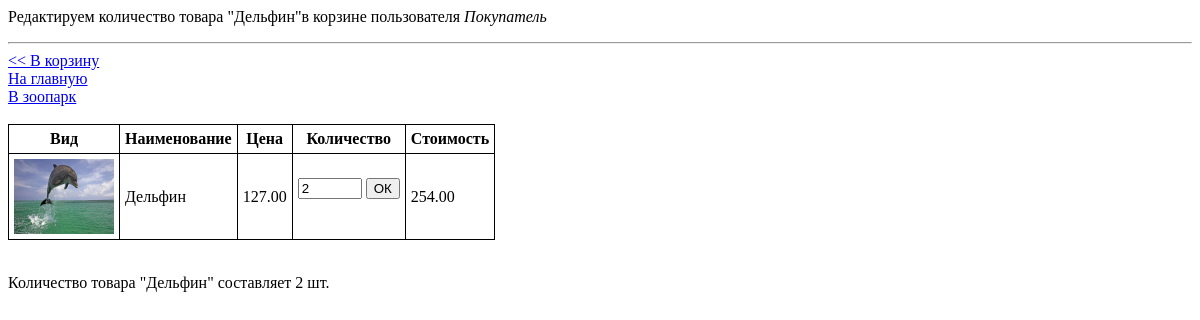
Page /editBasketItem.php?id=14 (signed in) on the earlier database version.
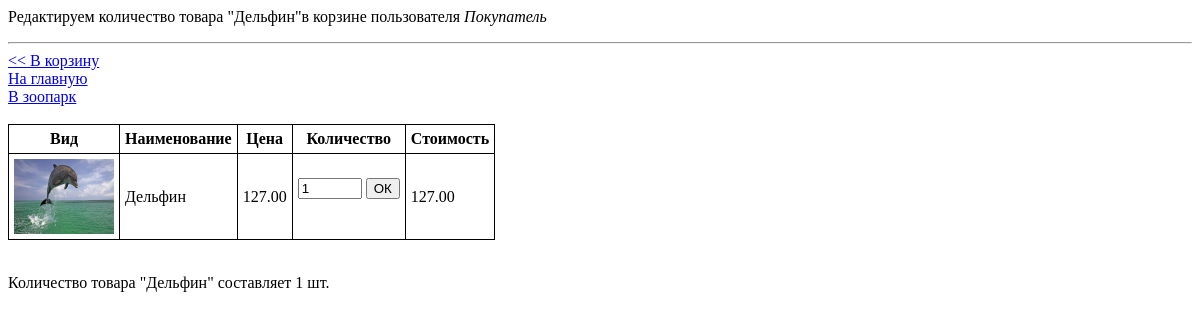
Same page on the later database version.
### tables this page shows
CREATE TABLE `baskets` (
  `id` smallint(5) NOT NULL COMMENT 'id записи корзины',
  `userid` smallint(5) NOT NULL COMMENT 'id пользователя',
  `productid` smallint(5) NOT NULL COMMENT 'id продукта',
  `amount` smallint(5) NOT NULL COMMENT 'количество продукта',
  `last_action` timestamp NOT NULL DEFAULT current_timestamp() ON UPDATE current_timestamp()
);

CREATE TABLE `gallery` (
  `id` smallint(5) UNSIGNED NOT NULL COMMENT 'id товара',
  `id_category` smallint(5) NOT NULL COMMENT 'id категории товара',
  `url` varchar(255) NOT NULL COMMENT 'Расположение фотографии животного',
  `size` int(10) UNSIGNED NOT NULL COMMENT 'Размер в байтах демонстрационной картинки',
  `name` varchar(255) NOT NULL COMMENT 'Наименование товара',
  `description` varchar(1024) DEFAULT NULL COMMENT 'Описание товара',
  `views` smallint(5) DEFAULT NULL COMMENT 'Количество просмотров',
  `price` decimal(5,2) UNSIGNED NOT NULL COMMENT 'Цена товара'
);

CREATE TABLE `users` (
  `id` smallint(5) NOT NULL COMMENT 'id пользователя',
  `login` varchar(50) NOT NULL COMMENT 'имя пользователя в системе',
  `password` varchar(255) NOT NULL COMMENT 'пароль',
  `description` varchar(255) NOT NULL COMMENT 'описание (полное имя)',
  `address` varchar(255) NOT NULL,
  `email` varchar(60) NOT NULL COMMENT 'e-mail пользователя',
  `role` smallint(5) NOT NULL COMMENT 'роль: 0-админ, 1-обычный юзер',
  `photo` varchar(255) NOT NULL,
  `last_action` timestamp NOT NULL DEFAULT current_timestamp() ON UPDATE current_timestamp()
);

### engine/gallery.php (called while the page is built, shortened)
<?php
function getBasketItem($id, $userid)
{
    $id = (int)$id;
    $sql= "SELECT baskets.id, baskets.productid, gallery.name, gallery.url, gallery.price, baskets.amount, users.description
	        FROM baskets
    	        INNER JOIN users ON users.id=$userid
    	        INNER JOIN gallery ON (baskets.productid=gallery.id) AND (baskets.id=$id)";
    return getSingle($sql);
}

### engine/db.php (called while the page is built, shortened)
<?php
function createConnection()
{
    $db = mysqli_connect(DB_HOST, DB_USER, DB_PASS, DB_NAME);
    mysqli_set_charset($db, 'utf8');
    return $db;
}
function getAssocResult($sql)
{
    $db = createConnection();
    $result = mysqli_query($db, $sql);
    $arrayResult = [];
    while ($row = mysqli_fetch_assoc($result)) {
        $arrayResult[] = $row;
    }
    return $arrayResult;
}
function getSingle($sql)
{
    $result = getAssocResult($sql);
    return $result[0];
}

### public/editBasketItem.php (the view, shortened to what this page needs)
<?php
$id = isset($_GET['id']) ? $_GET['id'] : false;
$id = (int)$id;
$userid = $_SESSION['login']['id'];
$product = getBasketItem($id, $userid);
$user = $product['description'];
$name = $product['name'];
$url = $product['url'];
$amount = $product['amount'];
$price = $product['price'];
?>
<html lang="ru">
<head>
</head>
<body>
<p>Редактируем количество товара "<?= $name ?>"в корзине пользователя <i><?= $user ?></i></p>
<hr>
<a href="basketProduct.php"><< В корзину</a><br>
<a href="index.php">На главную</a><br>
<a href="gallery.php">В зоопарк</a><br>
<br>
<table>
    <tr>
        <th>Вид</th>
        <th>Наименование</th>
        <th>Цена</th>
        <th>Количество</th>
        <th>Стоимость</th>
    </tr>
    <tr>
        <td><img width="100px" src="<?= '../' . $url ?> " alt="<?= $name ?>"></td>
        <td><?= $name ?></td>
        <td><?= sprintf("%01.2f", $price) ?></td>
        <td>
            <form action="" method="post">
             <input type="number" size="3" min="0" max="999" step="1" name="amount" value="<?= $amount ?>">
             <input type="submit" name="send" value="ОК">
            </form>
        </td>
        <td><?php printf("%01.2f", $price * $amount) ?></td>
    </tr>
</table>
<br>
<p>Количество товара "<?= $name ?>" составляет <?= $amount ?> шт. </p>
<br>
</body>
</html>

Differences in the rows shown:
changed baskets "Дельфин": amount "2" → "1"; gallery.price "254.00" → "127.00"
